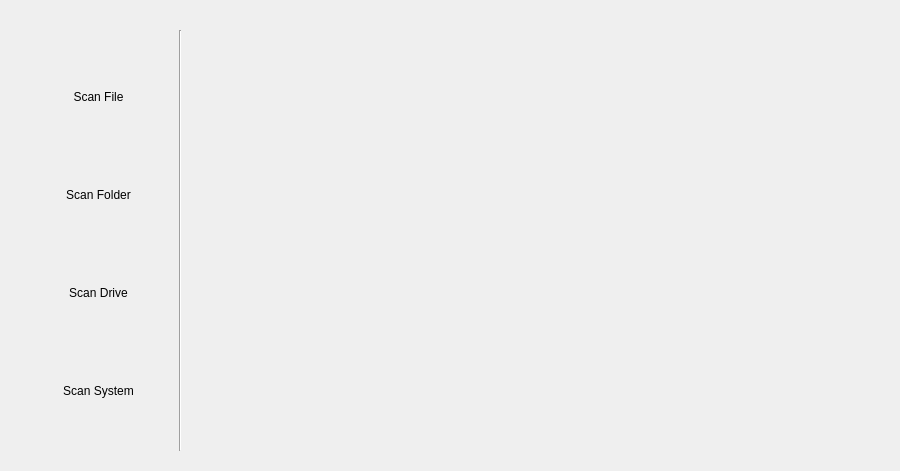
<?xml version="1.0" encoding="UTF-8"?>
<ui version="4.0">
 <class>Scan</class>
 <widget class="QWidget" name="Scan">
  <property name="geometry">
   <rect>
    <x>0</x>
    <y>0</y>
    <width>900</width>
    <height>471</height>
   </rect>
  </property>
  <property name="windowTitle">
   <string>Form</string>
  </property>
  <widget class="QWidget" name="tabScan" native="true">
   <property name="geometry">
    <rect>
     <x>0</x>
     <y>0</y>
     <width>900</width>
     <height>471</height>
    </rect>
   </property>
   <property name="styleSheet">
    <string notr="true"/>
   </property>
   <widget class="QWidget" name="layoutWidget">
    <property name="geometry">
     <rect>
      <x>30</x>
      <y>40</y>
      <width>137</width>
      <height>411</height>
     </rect>
    </property>
    <layout class="QVBoxLayout" name="verticalLayout" stretch="0,0,0,0">
     <property name="spacing">
      <number>30</number>
     </property>
     <property name="leftMargin">
      <number>2</number>
     </property>
     <property name="rightMargin">
      <number>2</number>
     </property>
     <item>
      <widget class="QPushButton" name="pushButton">
       <property name="styleSheet">
        <string notr="true">QPushButton:pressed { color: #1aa2f1; font: 75 18pt &quot;Segoe UI&quot;;}
QPushButton { color : darkgray; font: 75 18pt &quot;Segoe UI&quot;;}
QPushButton:flat {  border: none; font: 75 18pt &quot;Segoe UI&quot;; }
QPushButton:hover { color: black; font: 75 18pt &quot;Segoe UI&quot;;}

/* QPushButton:default { border-color: #1aa2f1; }\n\nQLabel { color : #1aa2f1; }\nQLabel:hover{ color: black ;}\nQLabe:pressedl { color : darkgray; }*/</string>
       </property>
       <property name="text">
        <string>Scan File</string>
       </property>
       <property name="flat">
        <bool>true</bool>
       </property>
      </widget>
     </item>
     <item>
      <widget class="QPushButton" name="pushButton_2">
       <property name="styleSheet">
        <string notr="true">QPushButton:pressed { color: #1aa2f1; font: 75 18pt &quot;Segoe UI&quot;;}
QPushButton { color : darkgray; font: 75 18pt &quot;Segoe UI&quot;;}
QPushButton:flat {  border: none; font: 75 18pt &quot;Segoe UI&quot;; }
QPushButton:hover { color: black; font: 75 18pt &quot;Segoe UI&quot;;}

/* QPushButton:default { border-color: #1aa2f1; }\n\nQLabel { color : #1aa2f1; }\nQLabel:hover{ color: black ;}\nQLabe:pressedl { color : darkgray; }*/</string>
       </property>
       <property name="text">
        <string>Scan Folder</string>
       </property>
       <property name="flat">
        <bool>true</bool>
       </property>
      </widget>
     </item>
     <item>
      <widget class="QPushButton" name="pushButton_3">
       <property name="styleSheet">
        <string notr="true">QPushButton:pressed { color: #1aa2f1; font: 75 18pt &quot;Segoe UI&quot;;}
QPushButton { color : darkgray; font: 75 18pt &quot;Segoe UI&quot;;}
QPushButton:flat {  border: none; font: 75 18pt &quot;Segoe UI&quot;; }
QPushButton:hover { color: black; font: 75 18pt &quot;Segoe UI&quot;;}

/* QPushButton:default { border-color: #1aa2f1; }\n\nQLabel { color : #1aa2f1; }\nQLabel:hover{ color: black ;}\nQLabe:pressedl { color : darkgray; }*/</string>
       </property>
       <property name="text">
        <string>Scan Drive</string>
       </property>
       <property name="flat">
        <bool>true</bool>
       </property>
      </widget>
     </item>
     <item>
      <widget class="QPushButton" name="pushButton_4">
       <property name="styleSheet">
        <string notr="true">QPushButton:pressed { color: #1aa2f1; font: 75 18pt &quot;Segoe UI&quot;;}
QPushButton { color : darkgray; font: 75 18pt &quot;Segoe UI&quot;;}
QPushButton:flat {  border: none; font: 75 18pt &quot;Segoe UI&quot;; }
QPushButton:hover { color: black; font: 75 18pt &quot;Segoe UI&quot;;}

/* QPushButton:default { border-color: #1aa2f1; }\n\nQLabel { color : #1aa2f1; }\nQLabel:hover{ color: black ;}\nQLabe:pressedl { color : darkgray; }*/</string>
       </property>
       <property name="text">
        <string>Scan System</string>
       </property>
       <property name="flat">
        <bool>true</bool>
       </property>
      </widget>
     </item>
    </layout>
   </widget>
   <widget class="Line" name="line">
    <property name="geometry">
     <rect>
      <x>170</x>
      <y>30</y>
      <width>20</width>
      <height>421</height>
     </rect>
    </property>
    <property name="styleSheet">
     <string notr="true">border-color: #1aa2f1;</string>
    </property>
    <property name="orientation">
     <enum>Qt::Vertical</enum>
    </property>
   </widget>
   <widget class="QWidget" name="appscan" native="true">
    <property name="geometry">
     <rect>
      <x>210</x>
      <y>30</y>
      <width>631</width>
      <height>421</height>
     </rect>
    </property>
   </widget>
  </widget>
 </widget>
 <resources/>
 <connections/>
</ui>
